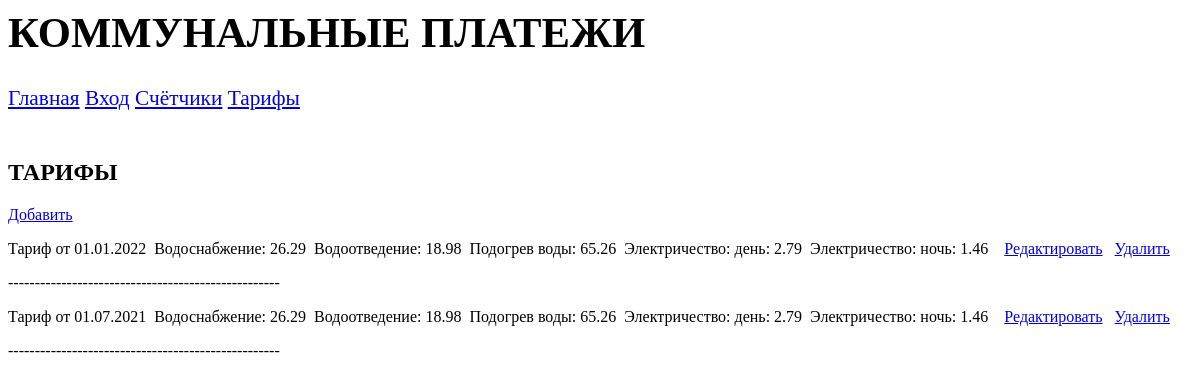
Page /prospect/tariffs/ on the committed database.
### prospect/models.py (models this page shows)
class Tariffs(models.Model):
    date_start = models.DateField(verbose_name='Начало действия тарифов')
    water_supply = models.DecimalField(verbose_name='Водоснабжение', max_digits=5, decimal_places=2, default=0.00)
    water_drainage = models.DecimalField(verbose_name='Водоотведение', max_digits=5, decimal_places=2, default=0.00)
    heating_water = models.DecimalField(verbose_name='Подогрев воды', max_digits=5, decimal_places=2, default=0.00)
    el_day = models.DecimalField(verbose_name='Электричество: день', max_digits=5, decimal_places=2, default=0.00)
    el_night = models.DecimalField(verbose_name='Электричество: ночь', max_digits=5, decimal_places=2, default=0.00)
    class Meta:
        verbose_name_plural = 'Тарифы'
        verbose_name = 'Тарифы'
        unique_together = ('date_start', )
        ordering = ['-date_start']

### prospect/views.py (the view)
# urls.py: path('tariffs/', tariffs, name='tariffs'),
def tariffs(request):
    context = {'tariffs': Tariffs.objects.all()}
    return render(request, 'prospect/tariffs.html', context)

### prospect/templates/prospect/tariffs.html (shortened to what this page needs)
{% extends "layout/basic.html" %}
{% block content %}
<h2>ТАРИФЫ</h2>
<a href="{% url 'add_tariff' %}">Добавить</a>
{% for bb in tariffs %}
<div class="b">
    <p>
        <span>Тариф от {{ bb.date_start|date:"d.m.Y" }}</span>&nbsp;
        <span>Водоснабжение: {{ bb.water_supply }}</span>&nbsp;
        <span>Водоотведение: {{ bb.water_drainage }}</span>&nbsp;
        <span>Подогрев воды: {{ bb.heating_water }}</span>&nbsp;
        <span>Электричество: день: {{ bb.el_day }}</span>&nbsp;
        <span>Электричество: ночь: {{ bb.el_night }}</span>
        <a href="{% url 'edit_tariff' pk=bb.pk %}">Редактировать</a>
        <a href="{% url 'del_tariff' pk=bb.pk %}">Удалить</a>
    </p>
    <p>---------------------------------------------------</p>
</div>
{% endfor %}
{% endblock %}

### rows in the picture
Tariffs: date_start "01.01.2022", water_supply "26.29", water_drainage "18.98", heating_water "65.26", el_day "2.79", el_night "1.46"
Tariffs: date_start "01.07.2021", water_supply "26.29", water_drainage "18.98", heating_water "65.26", el_day "2.79", el_night "1.46"
